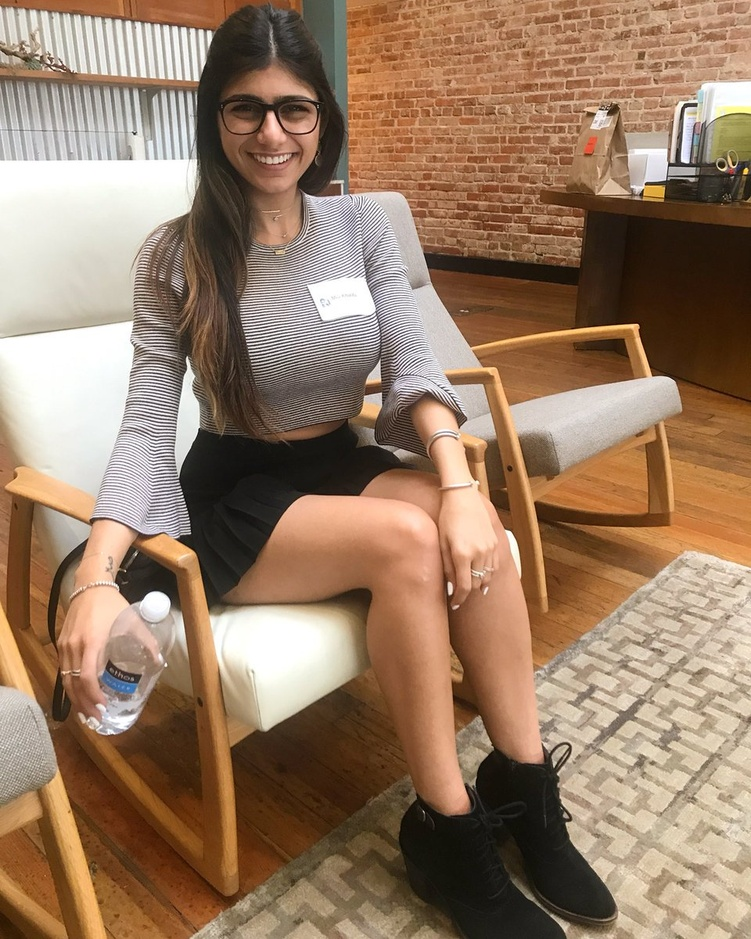
%> input picture imgs/mia.jpg, 751 x 939 px, shrunk from 960 x 1200 before the run
$ octave TransformacionLineal.m   (GNU Octave 9; MATLAB toolbox functions it lacks are replaced by stand-ins)
%> lines starting %> are read from the running program, lines starting %| are printed output that depends on the picture
% Transformacion Lineal

clear all
I = imread('imgs/mia.jpg');
%> I is the input picture: size 939x751x3 uint8; mean R, G, B 151.4, 123.7, 100.4
whos I % Retorna metadata de la imagen en este caso
subplot(2,2,1); imshow(I);title('Original image')

%Transformacion Lineal
G = imadjust(I, [0,1],[1,0],0.1); % el 0.1 es el valor de gama, deve ser variado
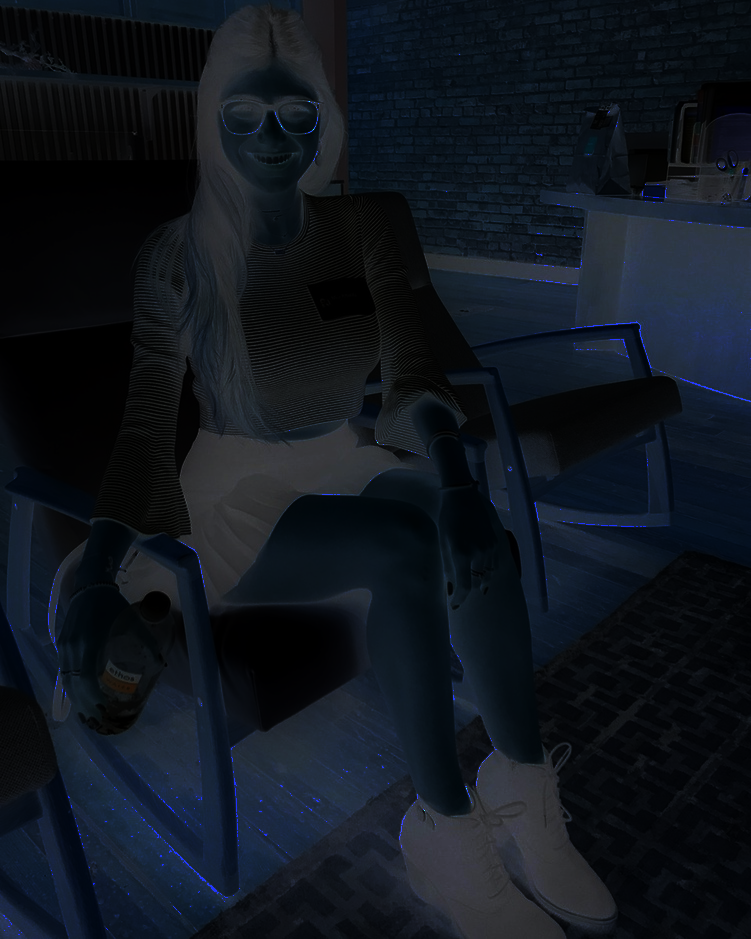
%> G: size 939x751x3 uint8; mean R, G, B 16.2, 22.1, 30.2
subplot(2,2,2); imshow(G); title('Reverse Transform, Gamma = 0.1')

%gamma en 0.5
G = imadjust(I, [0,1],[1,0],0.5); % el 0.1 es el valor de gama, deve ser variado
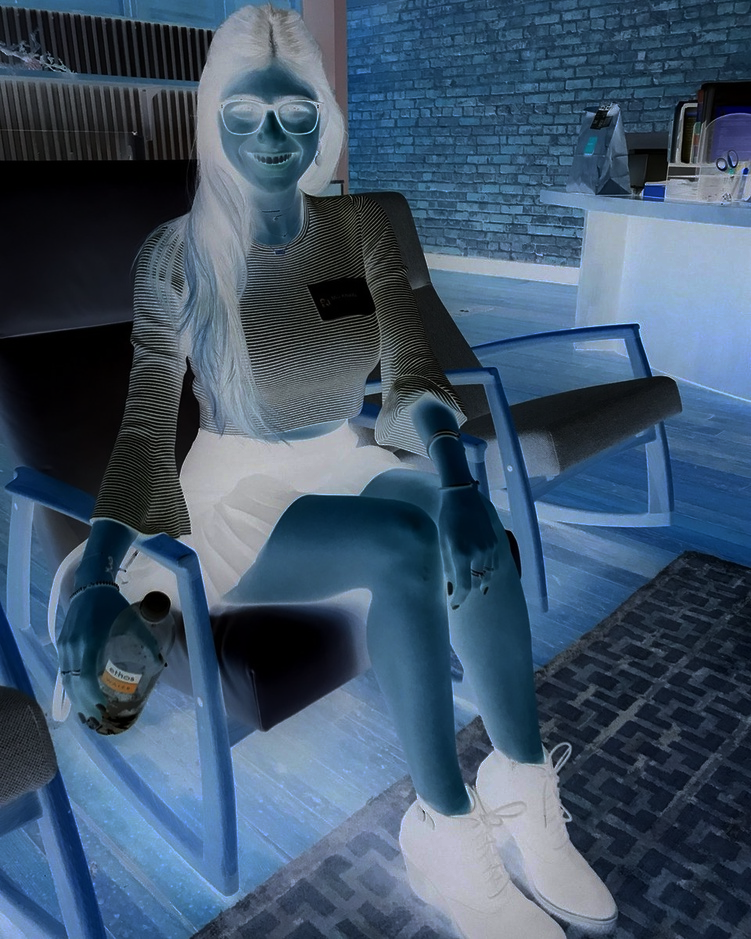
%> G: size 939x751x3 uint8; mean R, G, B 65, 85.4, 107
subplot(2,2,3); imshow(G); title('Reverse Transform, Gamma = 0.5')

%gamma en 0.9
G = imadjust(I, [0,1],[1,0],0.9); % el 0.1 es el valor de gama, deve ser variado
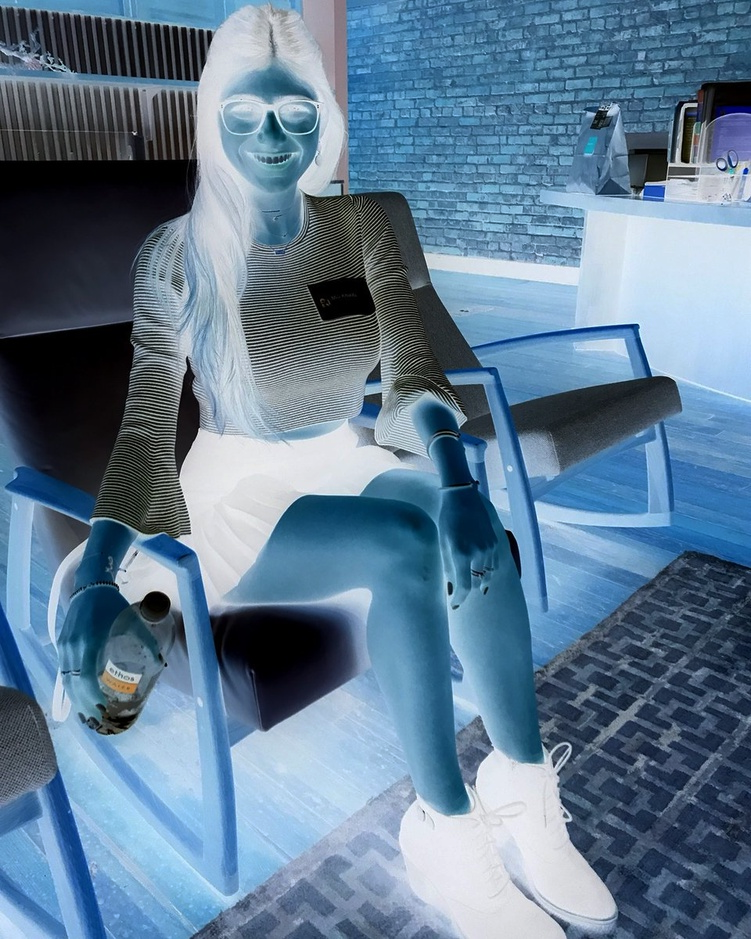
%> G: size 939x751x3 uint8; mean R, G, B 97.2, 124, 147.4
subplot(2,2,4); imshow(G); title('Reverse Transform, Gamma = 0.9')
%> after `title('Reverse Transform, Gamma = 0.9')`:
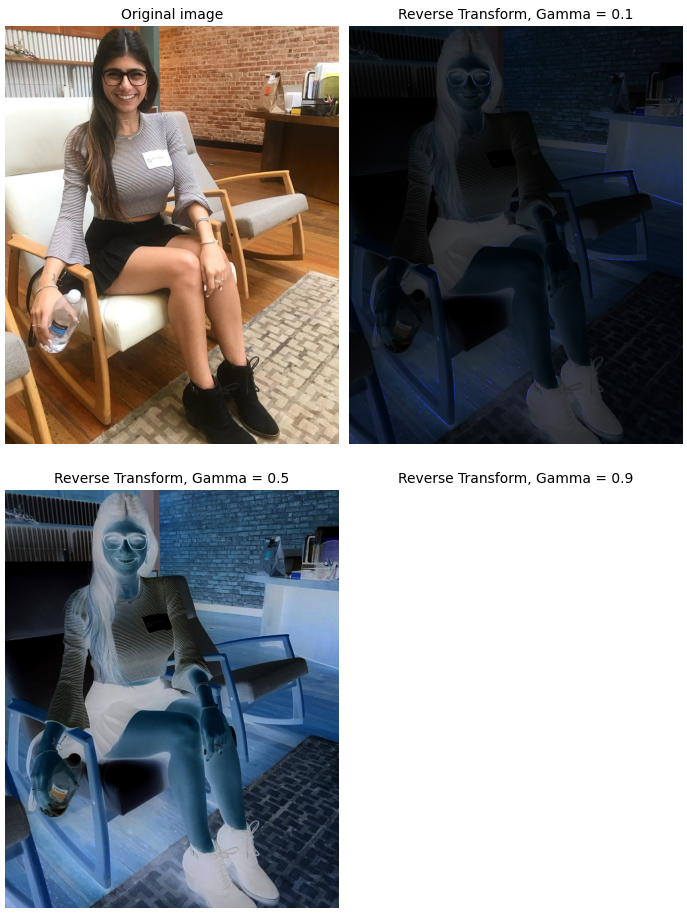
%> figure redrawn from the program's plot data, 4 panels

$ run again, with imgs/foto.jpg copied over imgs/mia.jpg
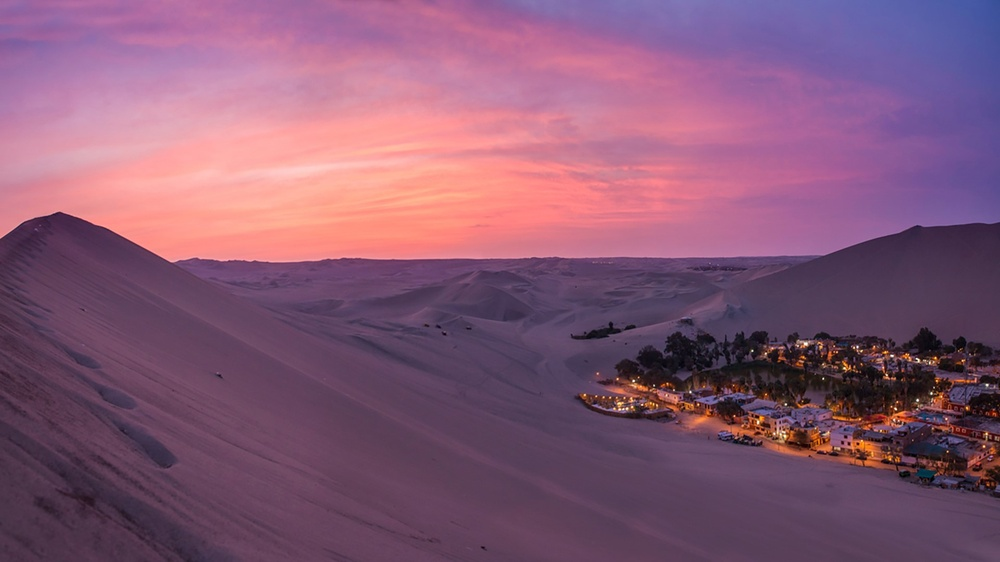
%> input picture imgs/foto.jpg, 1000 x 562 px, shrunk from 1920 x 1080 before the run
%> I is the input picture: size 562x1000x3 uint8; mean R, G, B 133.9, 89.1, 116.8
%> `G = imadjust(I, [0,1],[1,0],0.5);`:
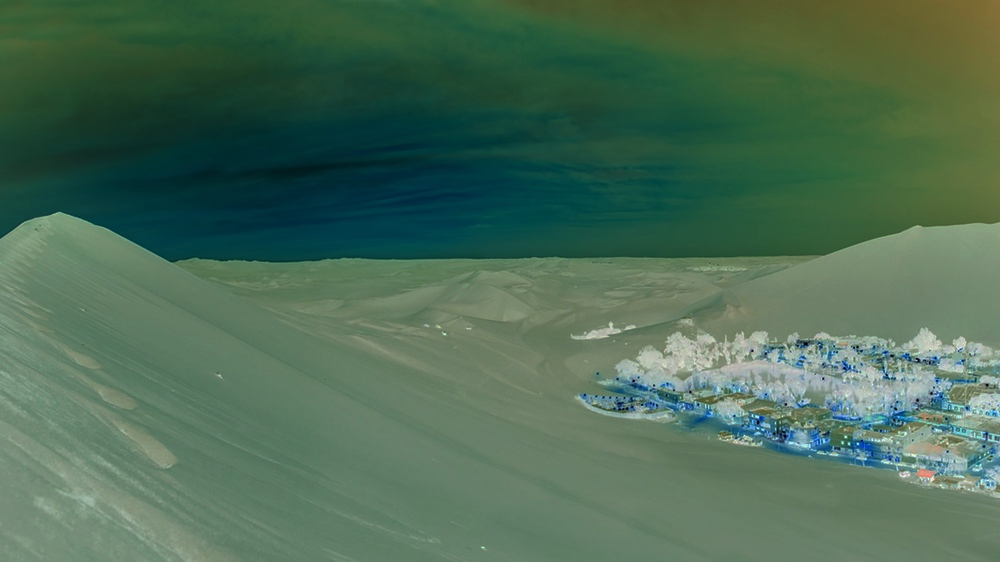
%> G: size 562x1000x3 uint8; mean R, G, B 75.3, 107.8, 85.6
%> `G = imadjust(I, [0,1],[1,0],0.9);`:
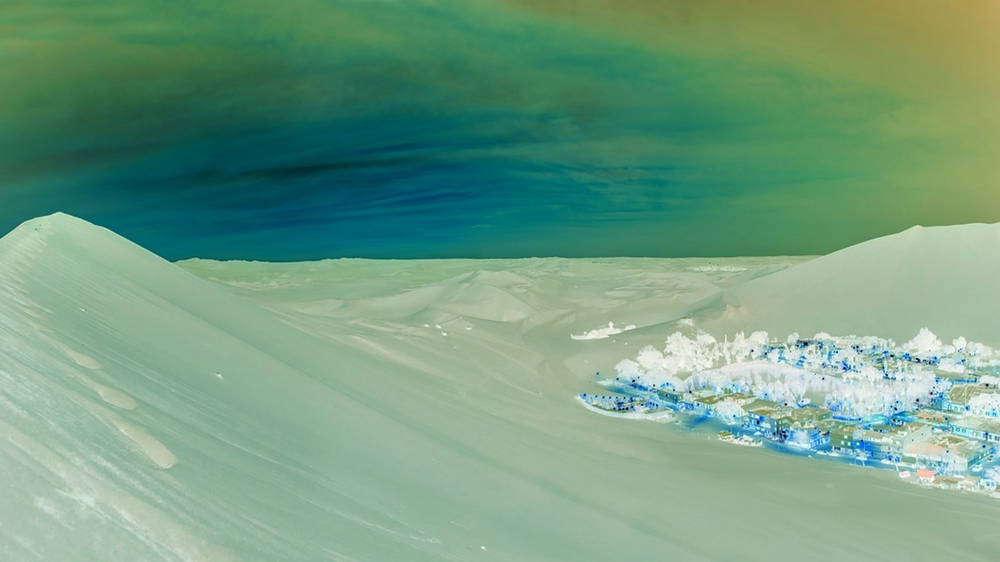
%> G: size 562x1000x3 uint8; mean R, G, B 113.5, 156.8, 129.4

$ run again, with imgs/paisaje.jpg copied over imgs/mia.jpg
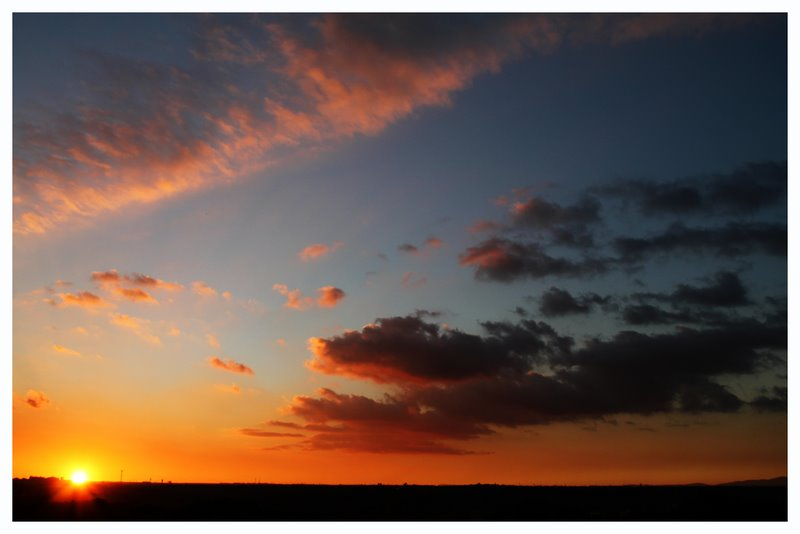
%> input picture imgs/paisaje.jpg, 800 x 534 px
%> I is the input picture: size 534x800x3 uint8; mean R, G, B 109.6, 89.9, 80.2
%> `G = imadjust(I, [0,1],[1,0],0.5);`:
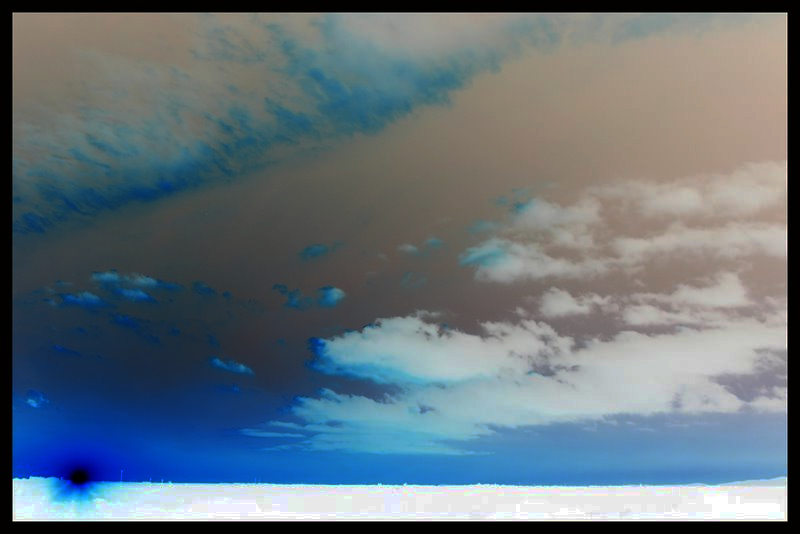
%> G: size 534x800x3 uint8; mean R, G, B 101.5, 115.4, 125
%> `G = imadjust(I, [0,1],[1,0],0.9);`:
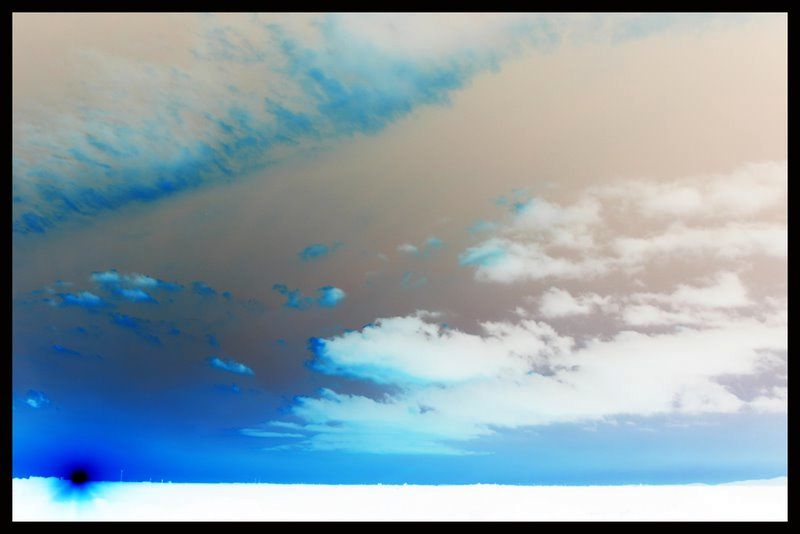
%> G: size 534x800x3 uint8; mean R, G, B 138.8, 157.7, 167.5
